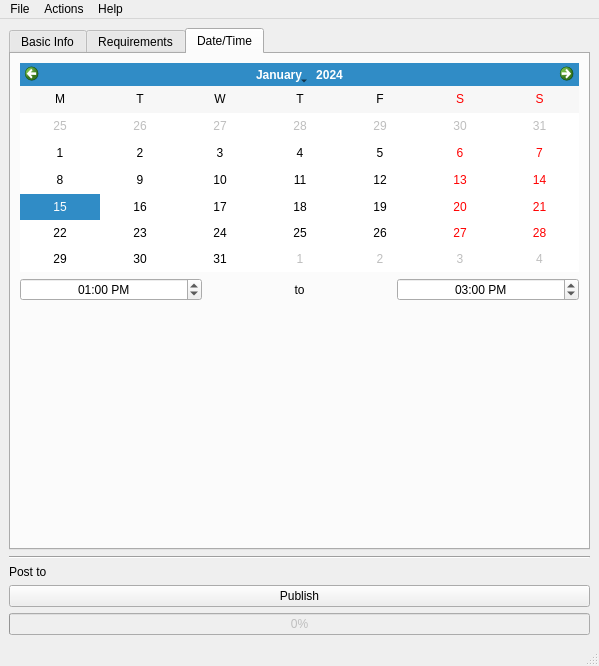
<?xml version="1.0" encoding="UTF-8"?>
<ui version="4.0">
 <author>Dominic Canare &lt;dom@greenlightgo.org&gt;</author>
 <class>MainWindow</class>
 <widget class="QMainWindow" name="MainWindow">
  <property name="geometry">
   <rect>
    <x>0</x>
    <y>0</y>
    <width>599</width>
    <height>666</height>
   </rect>
  </property>
  <property name="windowTitle">
   <string>Event Creator</string>
  </property>
  <widget class="QWidget" name="centralwidget">
   <layout class="QVBoxLayout" name="verticalLayout_2">
    <item>
     <widget class="QTabWidget" name="tabWidget">
      <property name="tabShape">
       <enum>QTabWidget::Rounded</enum>
      </property>
      <property name="currentIndex">
       <number>2</number>
      </property>
      <widget class="QWidget" name="tab">
       <property name="enabled">
        <bool>true</bool>
       </property>
       <property name="sizePolicy">
        <sizepolicy hsizetype="Preferred" vsizetype="Preferred">
         <horstretch>0</horstretch>
         <verstretch>0</verstretch>
        </sizepolicy>
       </property>
       <attribute name="title">
        <string>Basic Info</string>
       </attribute>
       <layout class="QGridLayout" name="gridLayout_2">
        <item row="0" column="0">
         <layout class="QFormLayout" name="formLayout">
          <property name="sizeConstraint">
           <enum>QLayout::SetDefaultConstraint</enum>
          </property>
          <property name="fieldGrowthPolicy">
           <enum>QFormLayout::AllNonFixedFieldsGrow</enum>
          </property>
          <item row="2" column="0">
           <widget class="QLabel" name="label">
            <property name="text">
             <string>Title</string>
            </property>
           </widget>
          </item>
          <item row="2" column="1">
           <widget class="QLineEdit" name="titleInput">
            <property name="font">
             <font>
              <pointsize>16</pointsize>
             </font>
            </property>
            <property name="text">
             <string/>
            </property>
           </widget>
          </item>
          <item row="3" column="0">
           <widget class="QLabel" name="label_6">
            <property name="text">
             <string>Instructor Name</string>
            </property>
           </widget>
          </item>
          <item row="3" column="1">
           <widget class="QLineEdit" name="instructorNameInput"/>
          </item>
          <item row="4" column="0">
           <widget class="QLabel" name="label_11">
            <property name="text">
             <string>Instructor Email</string>
            </property>
           </widget>
          </item>
          <item row="4" column="1">
           <widget class="QLineEdit" name="instructorEmailInput"/>
          </item>
          <item row="5" column="0">
           <widget class="QLabel" name="label_7">
            <property name="text">
             <string>Location</string>
            </property>
           </widget>
          </item>
          <item row="5" column="1">
           <widget class="QComboBox" name="locationInput">
            <property name="editable">
             <bool>true</bool>
            </property>
           </widget>
          </item>
          <item row="6" column="1">
           <layout class="QVBoxLayout" name="verticalLayout"/>
          </item>
          <item row="7" column="0">
           <widget class="QLabel" name="label_2">
            <property name="text">
             <string>Description</string>
            </property>
           </widget>
          </item>
          <item row="7" column="1">
           <widget class="QTextEdit" name="descriptionInput">
            <property name="autoFormatting">
             <set>QTextEdit::AutoAll</set>
            </property>
            <property name="html">
             <string>&lt;!DOCTYPE HTML PUBLIC &quot;-//W3C//DTD HTML 4.0//EN&quot; &quot;http://www.w3.org/TR/REC-html40/strict.dtd&quot;&gt;
&lt;html&gt;&lt;head&gt;&lt;meta name=&quot;qrichtext&quot; content=&quot;1&quot; /&gt;&lt;style type=&quot;text/css&quot;&gt;
p, li { white-space: pre-wrap; }
&lt;/style&gt;&lt;/head&gt;&lt;body style=&quot; font-family:'Cantarell'; font-size:11pt; font-weight:400; font-style:normal;&quot;&gt;
&lt;p style=&quot;-qt-paragraph-type:empty; margin-top:0px; margin-bottom:0px; margin-left:0px; margin-right:0px; -qt-block-indent:0; text-indent:0px; font-family:'Noto Sans'; font-size:10pt;&quot;&gt;&lt;br /&gt;&lt;/p&gt;&lt;/body&gt;&lt;/html&gt;</string>
            </property>
           </widget>
          </item>
          <item row="8" column="0">
           <widget class="QLabel" name="label_10">
            <property name="text">
             <string>Registration URL</string>
            </property>
           </widget>
          </item>
          <item row="8" column="1">
           <layout class="QHBoxLayout" name="horizontalLayout_4">
            <property name="spacing">
             <number>0</number>
            </property>
            <item>
             <widget class="QLineEdit" name="registrationURLInput"/>
            </item>
            <item>
             <widget class="QToolButton" name="registrationURLLaunchButton">
              <property name="toolTip">
               <string>Test URL</string>
              </property>
              <property name="statusTip">
               <string>Launch the registration URL in a web browser</string>
              </property>
              <property name="text">
               <string>➚</string>
              </property>
             </widget>
            </item>
           </layout>
          </item>
          <item row="10" column="0">
           <widget class="QLabel" name="label_8">
            <property name="text">
             <string>Registration limit</string>
            </property>
           </widget>
          </item>
          <item row="10" column="1">
           <widget class="QSpinBox" name="registrationLimitInput">
            <property name="toolTip">
             <string>For no limit, set to 0</string>
            </property>
            <property name="statusTip">
             <string>The maximum number of people who are allowed to register. For no limit, set to 0.</string>
            </property>
           </widget>
          </item>
         </layout>
        </item>
       </layout>
      </widget>
      <widget class="QWidget" name="tab_2">
       <attribute name="title">
        <string>Requirements</string>
       </attribute>
       <layout class="QGridLayout" name="gridLayout">
        <item row="0" column="0">
         <layout class="QVBoxLayout" name="verticalLayout_6" stretch="0,0">
          <item>
           <layout class="QFormLayout" name="tagForm"/>
          </item>
          <item>
           <layout class="QFormLayout" name="formLayout_4">
            <item row="0" column="0">
             <layout class="QHBoxLayout" name="horizontalLayout_3">
              <item>
               <widget class="QLabel" name="label_9">
                <property name="text">
                 <string>Prices</string>
                </property>
               </widget>
              </item>
              <item>
               <spacer name="horizontalSpacer">
                <property name="orientation">
                 <enum>Qt::Horizontal</enum>
                </property>
                <property name="sizeHint" stdset="0">
                 <size>
                  <width>40</width>
                  <height>20</height>
                 </size>
                </property>
               </spacer>
              </item>
              <item>
               <widget class="QToolButton" name="addPriceButton">
                <property name="text">
                 <string>+</string>
                </property>
               </widget>
              </item>
             </layout>
            </item>
            <item row="0" column="1">
             <layout class="QVBoxLayout" name="priceList"/>
            </item>
           </layout>
          </item>
         </layout>
        </item>
       </layout>
      </widget>
      <widget class="QWidget" name="tab_3">
       <attribute name="title">
        <string>Date/Time</string>
       </attribute>
       <layout class="QVBoxLayout" name="verticalLayout_7">
        <item>
         <layout class="QVBoxLayout" name="verticalLayout_3">
          <property name="sizeConstraint">
           <enum>QLayout::SetMinimumSize</enum>
          </property>
          <item>
           <widget class="QCalendarWidget" name="dateInput">
            <property name="minimumSize">
             <size>
              <width>0</width>
              <height>200</height>
             </size>
            </property>
            <property name="horizontalHeaderFormat">
             <enum>QCalendarWidget::SingleLetterDayNames</enum>
            </property>
            <property name="verticalHeaderFormat">
             <enum>QCalendarWidget::NoVerticalHeader</enum>
            </property>
           </widget>
          </item>
          <item>
           <layout class="QHBoxLayout" name="horizontalLayout">
            <item>
             <widget class="QTimeEdit" name="startTimeInput">
              <property name="alignment">
               <set>Qt::AlignCenter</set>
              </property>
              <property name="time">
               <time>
                <hour>13</hour>
                <minute>0</minute>
                <second>0</second>
               </time>
              </property>
              <property name="displayFormat">
               <string>hh:mm AP</string>
              </property>
             </widget>
            </item>
            <item>
             <widget class="QLabel" name="label_5">
              <property name="text">
               <string> to </string>
              </property>
              <property name="alignment">
               <set>Qt::AlignCenter</set>
              </property>
             </widget>
            </item>
            <item>
             <widget class="QTimeEdit" name="stopTimeInput">
              <property name="alignment">
               <set>Qt::AlignCenter</set>
              </property>
              <property name="time">
               <time>
                <hour>15</hour>
                <minute>0</minute>
                <second>0</second>
               </time>
              </property>
              <property name="displayFormat">
               <string>hh:mm AP</string>
              </property>
             </widget>
            </item>
           </layout>
          </item>
         </layout>
        </item>
        <item>
         <spacer name="verticalSpacer">
          <property name="orientation">
           <enum>Qt::Vertical</enum>
          </property>
          <property name="sizeHint" stdset="0">
           <size>
            <width>20</width>
            <height>209</height>
           </size>
          </property>
         </spacer>
        </item>
       </layout>
      </widget>
     </widget>
    </item>
    <item>
     <widget class="Line" name="line_2">
      <property name="orientation">
       <enum>Qt::Horizontal</enum>
      </property>
     </widget>
    </item>
    <item>
     <layout class="QFormLayout" name="formLayout_2">
      <property name="fieldGrowthPolicy">
       <enum>QFormLayout::AllNonFixedFieldsGrow</enum>
      </property>
      <item row="0" column="0">
       <widget class="QLabel" name="label_4">
        <property name="text">
         <string>Post to</string>
        </property>
       </widget>
      </item>
      <item row="0" column="1">
       <layout class="QGridLayout" name="postToGrid"/>
      </item>
     </layout>
    </item>
    <item>
     <widget class="QPushButton" name="publishButton">
      <property name="text">
       <string>Publish</string>
      </property>
     </widget>
    </item>
    <item>
     <widget class="QProgressBar" name="progressBar">
      <property name="enabled">
       <bool>false</bool>
      </property>
      <property name="value">
       <number>0</number>
      </property>
     </widget>
    </item>
   </layout>
  </widget>
  <widget class="QMenuBar" name="menubar">
   <property name="geometry">
    <rect>
     <x>0</x>
     <y>0</y>
     <width>599</width>
     <height>24</height>
    </rect>
   </property>
   <widget class="QMenu" name="menuHelp">
    <property name="title">
     <string>Help</string>
    </property>
    <addaction name="actionAbout"/>
   </widget>
   <widget class="QMenu" name="menuActions">
    <property name="title">
     <string>Actions</string>
    </property>
   </widget>
   <widget class="QMenu" name="menuFile">
    <property name="title">
     <string>File</string>
    </property>
    <addaction name="actionOptions"/>
    <addaction name="separator"/>
    <addaction name="actionSave_template"/>
    <addaction name="actionLoad_template"/>
    <addaction name="separator"/>
    <addaction name="actionExit"/>
   </widget>
   <addaction name="menuFile"/>
   <addaction name="menuActions"/>
   <addaction name="menuHelp"/>
  </widget>
  <widget class="QStatusBar" name="statusbar"/>
  <action name="actionReload">
   <property name="text">
    <string>Reload plugins</string>
   </property>
  </action>
  <action name="actionOptions">
   <property name="text">
    <string>Options</string>
   </property>
  </action>
  <action name="actionAbout">
   <property name="text">
    <string>About...</string>
   </property>
  </action>
  <action name="actionSave_template">
   <property name="text">
    <string>Save template...</string>
   </property>
  </action>
  <action name="actionLoad_template">
   <property name="text">
    <string>Load template...</string>
   </property>
  </action>
  <action name="actionExit">
   <property name="text">
    <string>Exit</string>
   </property>
  </action>
 </widget>
 <tabstops>
  <tabstop>titleInput</tabstop>
  <tabstop>locationInput</tabstop>
  <tabstop>registrationURLLaunchButton</tabstop>
  <tabstop>publishButton</tabstop>
 </tabstops>
 <resources/>
 <connections>
  <connection>
   <sender>actionExit</sender>
   <signal>triggered()</signal>
   <receiver>MainWindow</receiver>
   <slot>close()</slot>
   <hints>
    <hint type="sourcelabel">
     <x>-1</x>
     <y>-1</y>
    </hint>
    <hint type="destinationlabel">
     <x>238</x>
     <y>346</y>
    </hint>
   </hints>
  </connection>
 </connections>
</ui>
